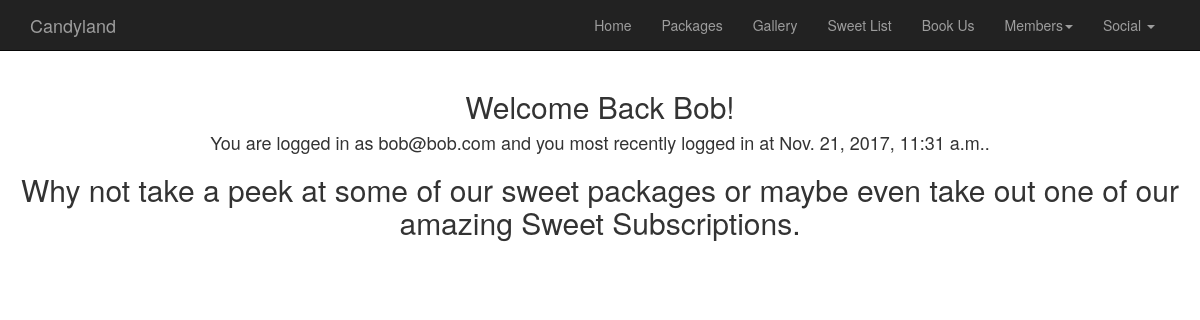
The app's page /profile/ (signed in) with its own data.
### accounts/models.py (models this page shows, shortened)
class User(AbstractUser):
    objects = AccountUserManager()

### accounts/views.py (the view)
# urls.py: url(r'^profile/$', accounts_views.profile, name='profile'),
@login_required(login_url='/login/')
def profile(request):
    return render(request, 'profile.html')

### CandyLand_app/templates/profile.html
{% extends "base.html" %}
{% load staticfiles %}
{% block content %}
    <h2>Welcome Back {{ user.first_name }}!</h2>
    <h4>You are logged in as {{ user.email }} and you most recently logged in at {{ user.last_login }}.</h4>
    <h2>Why not take a peek at some of our sweet packages or maybe even take out one of our
    amazing Sweet Subscriptions.</h2>
{% endblock %}

### static/css/styling.css (style rules this page uses)
body { padding-top: 70px; }
h2 { text-align: center; }
h4 { text-align: center; }

### records on screen
User: first_name "Bob", email "bob@bob.com", last_login "Nov. 21, 2017, 11:31 a.m."
